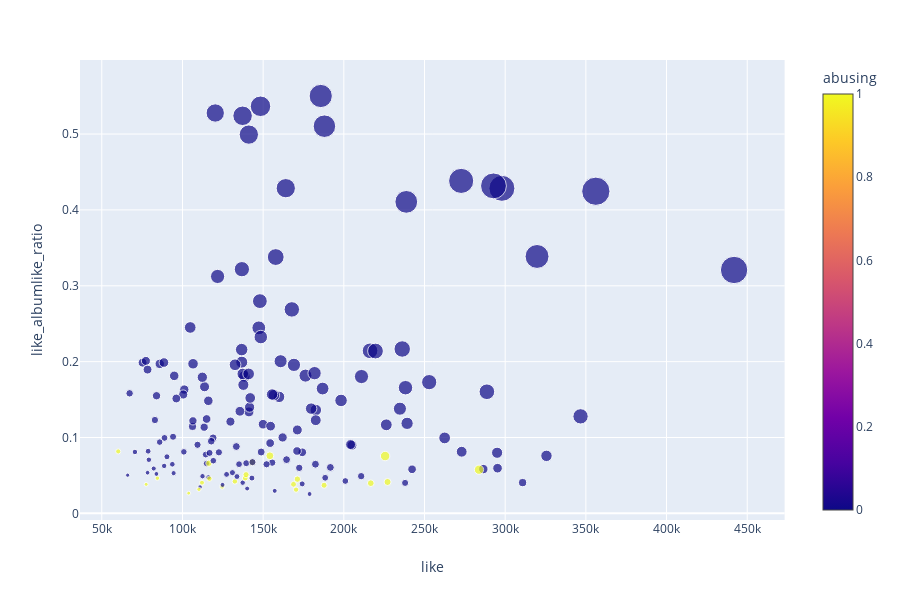

The code cell stored with this chart in its notebook:
### Code cell
px.scatter(melon_title[melon_title['user_per']>5], x = 'like', y = 'like_albumlike_ratio',color = 'abusing',size = 'album_like', hover_data = ['artist', 'title'])

### Figure 1 — Plotly figure (JSON) as saved in the notebook; plotly's stock layout.template omitted (floating-point values rounded to 4 significant figures; data arrays with more than 128 entries replaced by an {"elided": "..."} marker saying what was removed)
{"data": [{"customdata": {"elided": "167x2 str values"}, "hoverlabel": {"namelength": 0}, "hovertemplate": "like=%{x}<br>like_albumlike_ratio=%{y}<br>album_like=%{marker.size}<br>artist=%{customdata[0]}<br>title=%{customdata[1]}<br>abusing=%{marker.color}", "legendgroup": "", "marker": {"color": {"elided": "167 int values"}, "coloraxis": "coloraxis", "size": {"elided": "167 int values"}, "sizemode": "area", "sizeref": 378.1, "symbol": "circle"}, "mode": "markers", "name": "", "showlegend": false, "type": "scatter", "x": {"elided": "167 int values"}, "xaxis": "x", "y": {"elided": "167 float values"}, "yaxis": "y"}], "layout": {"coloraxis": {"colorbar": {"title": {"text": "abusing"}}, "colorscale": [[0, "#0d0887"], [0.1111, "#46039f"], [0.2222, "#7201a8"], [0.3333, "#9c179e"], [0.4444, "#bd3786"], [0.5556, "#d8576b"], [0.6667, "#ed7953"], [0.7778, "#fb9f3a"], [0.8889, "#fdca26"], [1, "#f0f921"]]}, "height": 600, "legend": {"itemsizing": "constant", "tracegroupgap": 0}, "margin": {"t": 60}, "xaxis": {"anchor": "y", "domain": [0, 0.98], "title": {"text": "like"}}, "yaxis": {"anchor": "x", "domain": [0, 1], "title": {"text": "like_albumlike_ratio"}}}}
